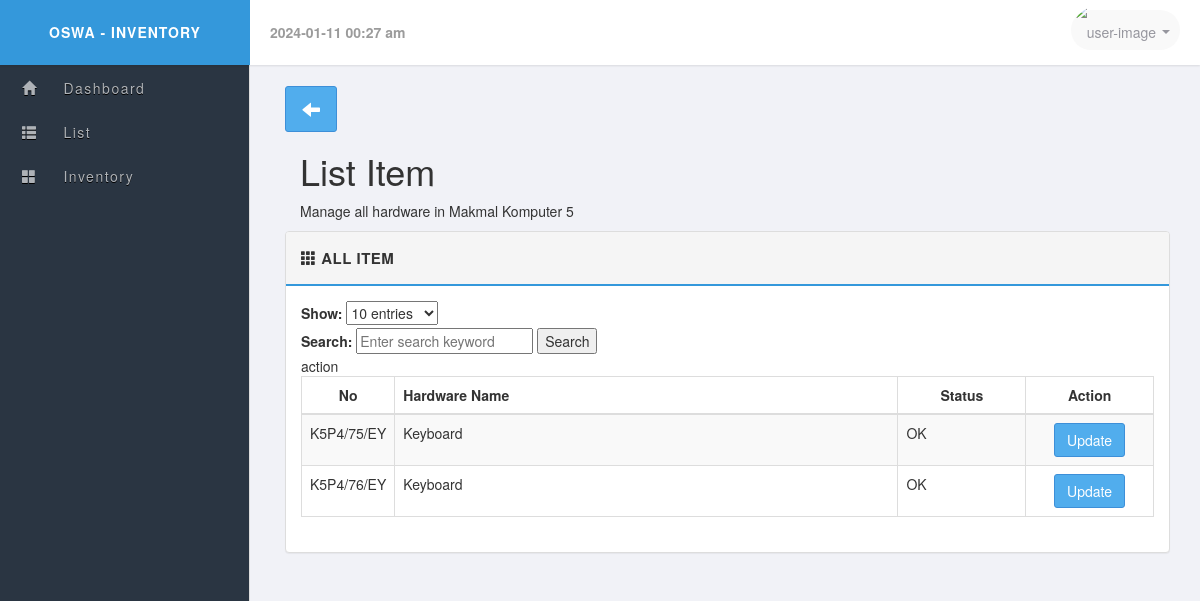
Page /Makmal-Komputer5.php on the committed database.
### tables this page shows
CREATE TABLE IF NOT EXISTS `mk5` (
  `item_id` varchar(11) NOT NULL,
  `item_name` varchar(50) NOT NULL,
  `status` varchar(15) NOT NULL,
  PRIMARY KEY (`item_id`)
);

### search.php (called while the page is built, shortened)
<?php
function performSearch($tableName, $searchQuery, $entries, $mysqli) {
    $query = "SELECT * FROM $tableName";
    $query .= " ORDER BY item_id LIMIT $entries";
    $result = mysqli_query($mysqli, $query);
    return $result;
}
?>

### Makmal-Komputer5.php (the view, shortened to what this page needs)
<?php
include_once('layouts/header.php');
include_once("search.php");
include_once("config.php");
$tableName = 'mk5';
$search = isset($_GET['search']) ? $_GET['search'] : '';
$entries = isset($_GET['entries']) ? $_GET['entries'] : 10;
$result = performSearch($tableName, $search, $entries, $mysqli);
?>
<a href="javascript:history.go(-1)" class="btn btn-primary btn-lg glyphicon glyphicon-arrow-left"></a>
<div class="col-md-12 col-12">
    <h1>List Item</h1>
    <p>Manage all hardware in Makmal Komputer 5</p>
</div>
<div class="row">
    <div class="col-md-12">
        <div class="panel panel-default">
            <div class="panel-heading clearfix">
                <strong>
                    <span class="glyphicon glyphicon-th"></span>
                    <span>All Item</span>
                </strong>
            </div>
            <div class="panel-body">
                <form method="get" action="">
                    <label for="entries">Show:</label>
                    <select id="entries" name="entries" onchange="this.form.submit()">
                        <option value="10" <?php if($entries == '10') echo 'selected'; ?>>10 entries</option>
                    </select>
                </form>
                <form method="get" action="">
                    <label for="search">Search:</label>
                    <input type="text" id="search" name="search" placeholder="Enter search keyword">
                    <input type="submit" value="Search">
                </form>
                <?php if (mysqli_num_rows($result) > 0): ?>
                    <table class="table table-bordered table-striped">
                        <thead>
                            <tr>
                                <th class="text-center" style="width: 50px;">No</th>
                                <th> Hardware Name </th>action
                                <th class="text-center" style="width: 15%;"> Status</th>
                                <th class="text-center" style="width: 15%;"> Action</th>
                            </tr>
                        </thead>
                        <tbody>
                            <?php
                            while($res = mysqli_fetch_array($result)) {
                                echo "<tr>";
                                echo "<td>".$res['item_id']."</td>";
                                echo "<td>".$res['item_name']."</td>";
                                echo "<td>".$res['status']."</td>";
                                echo "<td>","<center><Update  href=\"edit.php?item_id=".$res['item_id']."\"class=\"btn btn-primary btn-md\">Update</center></td>
                                ";
                                echo "</tr>";
                            }
                            ?>
                        </tbody>
                    </table>
                <?php else: ?>
                    <p>No results found.</p>
                <?php endif; ?>
            </div>
        </div>
    </div>
</div>
<?php include_once('layouts/footer.php'); ?>

### libs/css/main.css (style rules this page uses)
body { font-family: 'Helvetica Neue', Helvetica, Arial, sans-serif; font-weight: 400; overflow-x: hidden; overflow-y: auto; background: #f1f2f7; height: 100%; width: 100%; }
a { color #777; text-decoration: none; }
.panel-default >.panel-heading { background-color: #f5f5f5; border-bottom: 2px solid #3498DB; font-size: 15px; text-transform: uppercase; letter-spacing: .5px; padding: 15px; }
.btn { border-radius: 3px; -webkit-transition: all 300ms ease-in-out; -moz-transition: all 300ms ease-in-out; transition: all 300ms ease-in-out; }
.btn-primary { color: #fff; background-color: #51aded; border-color: #3d8fd8 }

### rows in the picture
mk5: item_id "K5P4/75/EY", item_name "Keyboard", status "OK"
mk5: item_id "K5P4/76/EY", item_name "Keyboard", status "OK"
